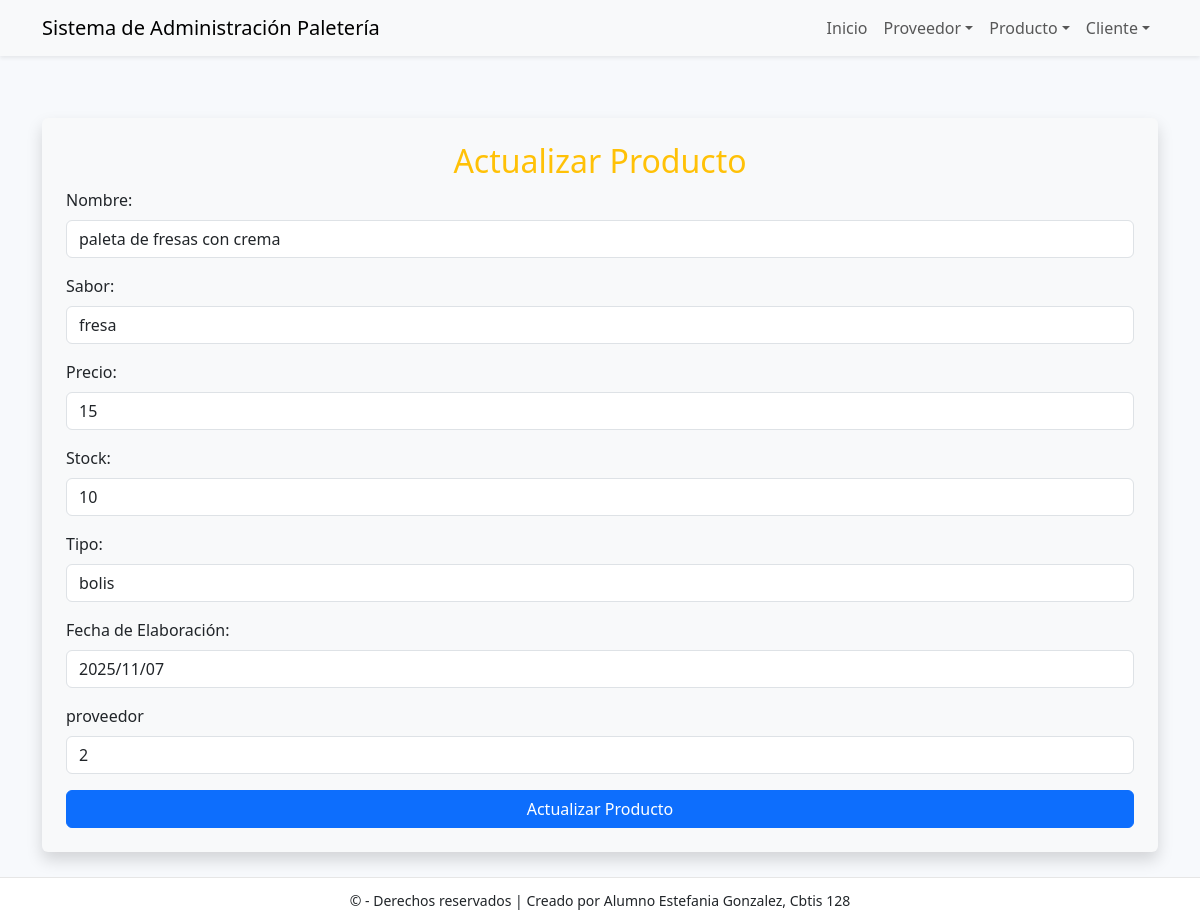
The page /producto/actualizar/2/ on the database its author committed.
### app_Paleteria/models.py (models this page shows, shortened)
class Producto(models.Model):
    id_producto = models.AutoField(primary_key=True)
    nombre = models.CharField(max_length=100, unique=True)
    sabor = models.CharField(max_length=100, unique=True)
    precio = models.CharField(max_length=100)
    stock = models.CharField(max_length=100)
    tipo = models.CharField(max_length=100)
    fecha_elaboracion = models.CharField(max_length=100)
    id_proveedor = models.ForeignKey(
        Proveedor, on_delete=models.CASCADE, db_column='id_proveedor', related_name='productos'
    )

### app_Paleteria/views.py (the view)
# urls.py: path('producto/actualizar/<int:id>/', views.actualizar_producto, name='actualizar_producto'),
def actualizar_producto(request, id):
    producto = get_object_or_404(Producto, id_producto=id)
    proveedores = Proveedor.objects.all()
    return render(request, 'producto/actualizar_producto.html', {'producto': producto, 'proveedores': proveedores})

### app_Paleteria/templates/producto/actualizar_producto.html (shortened to what this page needs)
{% extends 'base.html' %}
{% block content %}
<div class="container mt-5 p-4 bg-light rounded shadow">
    <h2 class="text-center text-warning">Actualizar Producto</h2>
    <form method="POST" action="{% url 'realizar_actualizacion_producto' producto.id_producto %}">
        <div class="mb-3">
            <label class="form-label">Nombre:</label>
            <input type="text" name="nombre" class="form-control" value="{{ producto.nombre }}">
        </div>
        <div class="mb-3">
            <label class="form-label">Sabor:</label>
            <input type="text" name="sabor" class="form-control" value="{{ producto.sabor }}">
        </div>
        <div class="mb-3">
            <label class="form-label">Precio:</label>
            <input type="text" name="precio" class="form-control" value="{{ producto.precio }}">
        </div>
        <div class="mb-3">
            <label class="form-label">Stock:</label>
            <input type="text" name="stock" class="form-control" value="{{ producto.stock }}">
        </div>
        <div class="mb-3">
            <label class="form-label">Tipo:</label>
            <input type="text" name="tipo" class="form-control" value="{{ producto.tipo }}">
        </div>
        <div class="mb-3">
            <label class="form-label">Fecha de Elaboración:</label>
            <input type="text" name="fecha_elaboracion" class="form-control" value="{{ producto.fecha_elaboracion }}">
        </div>
        <div class="mb-3">
            <label class="form-label">proveedor</label>
            <input type="text" name="id_proveedor" class="form-control" value="{{ producto.id_producto}}">
        </div>
        <button type="submit" class="btn btn-primary w-100">Actualizar Producto</button>
    </form>
</div>
{% endblock %}

### app_Paleteria/templates/base.html (style rules this page uses)
body { padding-top: 70px; padding-bottom: 70px; background:#f7f9fc; }

### rows shown on the page
Producto: nombre "paleta de fresas con crema", sabor "fresa", precio "15", stock "10", tipo "bolis", fecha_elaboracion "2025/11/07", id_proveedor "2"
